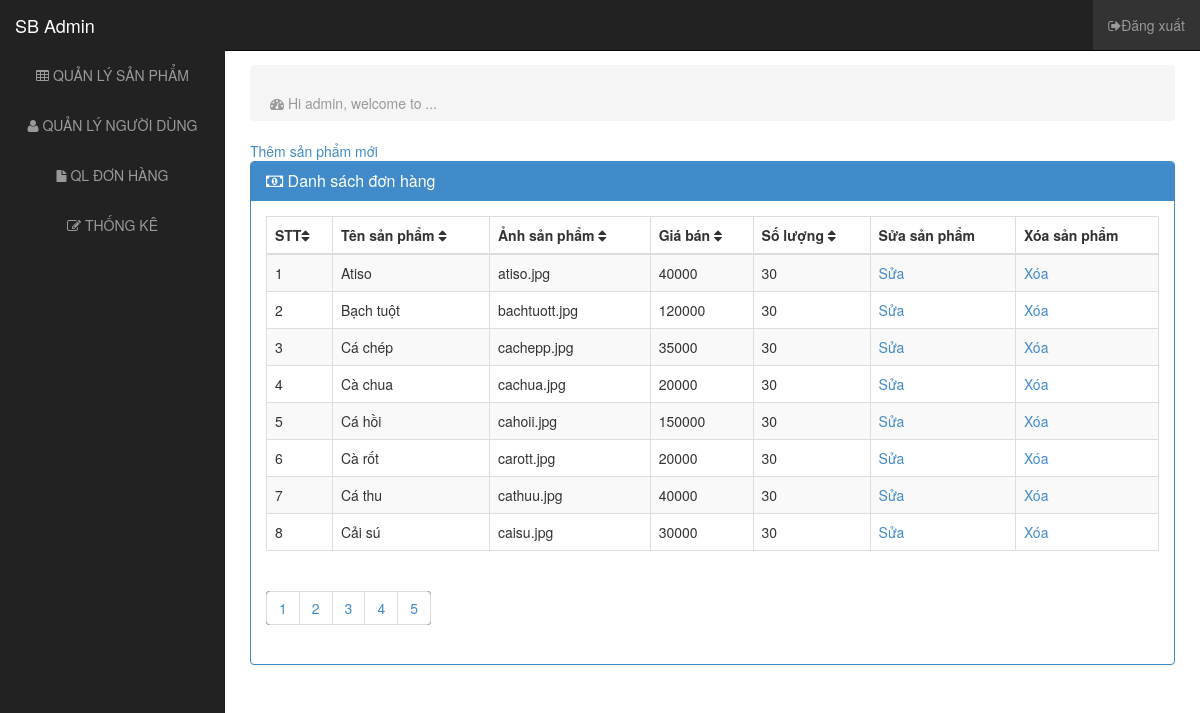
/admin/admin_sp.php, run on the app's committed database.
### tables this page shows
CREATE TABLE `sanpham` (
  `sanpham_id` int(11) NOT NULL,
  `sanpham_ten` varchar(100) NOT NULL,
  `sanpham_anh` varchar(100) NOT NULL,
  `sanpham_giaban` int(11) NOT NULL,
  `sanpham_soluong` int(11) NOT NULL,
  `loaisanpham_id` int(11) NOT NULL,
  `donvitinh_id` int(11) NOT NULL,
  `nhacungcap_id` int(11) NOT NULL
);

### admin/admin_sp.php (the view, shortened to what this page needs)
<!DOCTYPE html>
<html lang="en">
  <head>
    <link href="../css/css/bootstrap.css" rel="stylesheet">
    <link href="../css/css/sb-admin.css" rel="stylesheet">
    <link rel="stylesheet" href="../css/font-awesome/css/font-awesome.min.css">
    <link rel="stylesheet" href="http://cdn.oesmith.co.uk/morris-0.4.3.min.css">
  </head>
  <body>
<?php
    require("../config.php");
?>
<?php
$limit = 8;
if (isset($_GET["page"])) {
    $page  = $_GET["page"];
    }
    else{
    $page=1;
    };
$start = ($page-1) * $limit;
$products = mysqli_query($conn,"SELECT * FROM sanpham ORDER BY sanpham_ten ASC LIMIT $start, $limit");
?>
    <div id="wrapper">
    <?php require './admin_header.php'?>
      <div id="page-wrapper">
        <div class="row">
          <div class="col-lg-12">
            <ol class="breadcrumb">
              <li class="active"><i class="fa fa-dashboard"></i> Hi admin, welcome to ...</li>
            </ol>
          </div>
        </div>
        <a href="./create_sp.php">Thêm sản phẩm mới</a>
        <br>
        <div class="row">
          <div class="col-lg-12">
            <div class="panel panel-primary">
              <div class="panel-heading">
                <h3 class="panel-title"><i class="fa fa-money"></i> Danh sách đơn hàng</h3>
              </div>
              <div class="panel-body">
                <div class="table-responsive">
                  <table class="table table-bordered table-hover table-striped tablesorter">
                    <thead>
                      <tr>
                      <th>STT<i class="fa fa-sort"></i></th>
                      <th>Tên sản phẩm <i class="fa fa-sort"></i></th>
                        <th>Ảnh sản phẩm <i class="fa fa-sort"></i></th>
                        <th>Giá bán <i class="fa fa-sort"></i></th>
                        <th>Số lượng <i class="fa fa-sort"></i></th>
                        <th>Sửa sản phẩm</th>
                        <th>Xóa sản phẩm</th>
                      </tr>
                    </thead>
                    <tbody>
                    <?php
                    $stt=1;
                while($row =mysqli_fetch_array($products)){
                    ?>
                    <tr>
                    <td> <?= $stt?></td>
                    <td><?=$row['sanpham_ten']?></td>
                    <td><?=$row['sanpham_anh']?></td>
                    <td><?=$row['sanpham_giaban']?></td>
                    <td><?=$row['sanpham_soluong']?></td>
                    <td><a href="./edit_sp.php?sanpham_id=<?=$row['sanpham_id']?>">Sửa</a></td>
                    <td><a href="./delete_sp.php?sanpham_id=<?=$row['sanpham_id']?>">Xóa</a></td>
                    </tr>
              <?php $stt++; }?>
                    </tbody>
                  </table>
                  <?php require './phantrang.php';?>
                </div>
              </div>
            </div>
          </div>
        </div>
      </div>
    </div>
  </body>
</html>

### admin/admin_header.php (shortened to what this page needs)
<!DOCTYPE html>
<html lang="en">
       <link href="../css/css_admin/css/bootstrap.css" rel="stylesheet">
    <link href="../css/css_admin/css/sb-admin.css" rel="stylesheet">
    <link rel="stylesheet" href="../css/css_admin/font-awesome/css/font-awesome.min.css">
    <link rel="stylesheet" href="http://cdn.oesmith.co.uk/morris-0.4.3.min.css">
<body>
<div id="wrapper">
<nav class="navbar navbar-inverse navbar-fixed-top" role="navigation">
  <div class="navbar-header">
    <a class="navbar-brand" href="index.html">SB Admin</a>
  </div>
  <div class="collapse navbar-collapse navbar-ex1-collapse">
    <ul class="nav navbar-nav side-nav">
      <li class="dropdown">
         <a href="./admin_sp.php" class="dropbtn"><i class="fa fa-table"></i> QUẢN LÝ SẢN PHẨM</a>
      </li>
      <li class="dropdown">
         <a href="./admin_user.php" class="dropbtn"><i class="fa fa-user"></i> QUẢN LÝ NGƯỜI DÙNG</a>
      </li>
      <li class="dropdown">
         <a href="./admin_donhang.php" class="dropbtn"><i class="fa fa-file"></i> QL ĐƠN HÀNG</a>
      </li>
      <li><a href="forms.html"><i class="fa fa-edit"></i> THỐNG KÊ</a></li>
    </ul>
    <ul class="nav navbar-nav navbar-right navbar-user">
      <li class="dropdown user-dropdown">
      <a href="../dangxuat.php"><i class="fa fa-sign-out" aria-hidden="true"></i>Đăng xuất</a>
      </li>
    </ul>
  </div>
</nav>
</div>
</body>
</html>

### admin/phantrang.php
<?php
    require("./config.php");
    $limit = 8;
    $result_db = mysqli_query($conn,"SELECT COUNT(sanpham_id) FROM sanpham");
    $row_db = mysqli_fetch_row($result_db);
    $total_records = $row_db[0];
    $total_pages = ceil($total_records / $limit);
    $pagLink = "<ul class='pagination'>";
    for ($i=1; $i<=$total_pages; $i++) {
                  $pagLink .= "<li class='page-item'><a class='page-link' href='admin_sp.php?page=".$i."'>".$i."</a></li>";
    }
    echo $pagLink . "</ul>";
?>

### css/css/sb-admin.css (style rules this page uses)
body { margin-top: 50px; }
#wrapper { padding-left: 0; }
#page-wrapper { width: 100%; padding: 5px 15px; }
table.tablesorter thead { cursor: pointer; }
@media (min-width:768px) { #wrapper { padding-left: 225px; } }
@media (min-width:768px) { #page-wrapper { padding: 15px 25px; } }
@media (min-width:768px) { .side-nav { margin-left: -225px; left: 225px; width: 225px; position: fixed; top: 50px; height: 100%; border-radius: 0; border: none; background-color: #222222; overflow-y: auto; } }
@media (min-width:768px) { .side-nav>li>a { width: 225px; } }
@media (min-width:768px) { .navbar-collapse { padding-left: 15px !important; padding-right: 15px !important; } }

### css/css_admin/css/sb-admin.css (style rules this page uses)
body { margin-top: 50px; }
#wrapper { padding-left: 0; }
#page-wrapper { width: 100%; padding: 5px 15px; }
table.tablesorter thead { cursor: pointer; }
@media (min-width:768px) { #wrapper { padding-left: 225px; } }
@media (min-width:768px) { #page-wrapper { padding: 15px 25px; } }
@media (min-width:768px) { .side-nav { margin-left: -225px; left: 225px; width: 225px; position: fixed; top: 50px; height: 100%; border-radius: 0; border: none; background-color: #222222; overflow-y: auto; } }
@media (min-width:768px) { .side-nav>li>a { width: 225px; } }
@media (min-width:768px) { .navbar-collapse { padding-left: 15px !important; padding-right: 15px !important; } }

### admin/admin_header.php (style rules this page uses)
ul { list-style-type: none; margin: 0; padding: 0; overflow: hidden; background-color: #333; }
li { float: left; }
li a, .dropbtn { display: inline-block; color: white; text-align: center; padding: 16px 16px; text-decoration: none; }
li.dropdown { display: inline-block; }

### data on the page
sanpham: sanpham_ten "Atiso", sanpham_anh "atiso.jpg", sanpham_giaban "40000", sanpham_soluong "30"
sanpham: sanpham_ten "Bạch tuột", sanpham_anh "bachtuott.jpg", sanpham_giaban "120000", sanpham_soluong "30"
sanpham: sanpham_ten "Cá chép", sanpham_anh "cachepp.jpg", sanpham_giaban "35000", sanpham_soluong "30"
sanpham: sanpham_ten "Cà chua", sanpham_anh "cachua.jpg", sanpham_giaban "20000", sanpham_soluong "30"
sanpham: sanpham_ten "Cá hồi", sanpham_anh "cahoii.jpg", sanpham_giaban "150000", sanpham_soluong "30"
sanpham: sanpham_ten "Cà rốt", sanpham_anh "carott.jpg", sanpham_giaban "20000", sanpham_soluong "30"
sanpham: sanpham_ten "Cá thu", sanpham_anh "cathuu.jpg", sanpham_giaban "40000", sanpham_soluong "30"
sanpham: sanpham_ten "Cải sú", sanpham_anh "caisu.jpg", sanpham_giaban "30000", sanpham_soluong "30"
